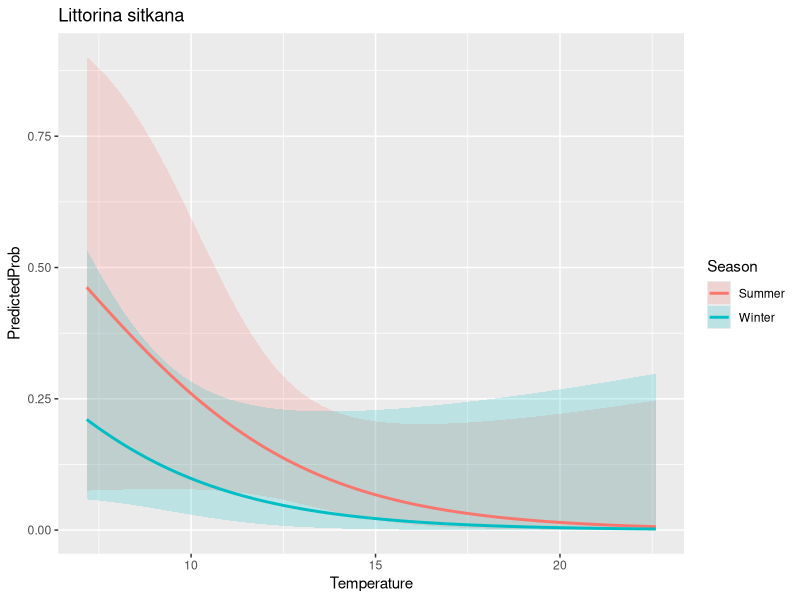

Source code (R):
# ============================================
# BENTHIC SPECIES LOGISTIC REGRESSION MODELS for PRESENCE/ABSENCE 
# Joe's first attempt 
# Last edited: 05/18/2021
# ============================================
library('tidyverse')
library('dplyr')
library('ggplot2')

# by.sample.species already has technical replicates merged
by.sample.species <- read.csv('../data/by.sample.species.csv')
# all the good environmental data 
events <- read.csv('../data/events.joe.format.csv')

# filter out non-san juan data (comment out later)
SJI.sample.species <- by.sample.species # %>%
  #separate(col=sample, remove=FALSE, into=c("site", "date"), sep = 2) %>%
  #filter(site %in% c('LK','CP','FH')) 

# use all species detected at least once as a base 
# TODO need more practice with pivot_wider and pivot_longer  
presence.absence <- SJI.sample.species %>%
  select(sample, species, nReads) %>%
  pivot_wider(names_from=sample, values_from=nReads, values_fill=list(nReads=0))

presence.absence <- presence.absence %>%  
  pivot_longer(!species, names_to='sample', values_to='nReads') 

presence.absence <- presence.absence %>% 
  mutate(nReads = case_when(nReads == 0 ~ 0, nReads !=0 ~ 1)) %>%
  rename(presence=nReads)

# check to make sure the length of presence.absence makes sense - i think it does
#unique.species <- length(unique(SJI.sample.species$sample))
#unique.samples <- length(unique(SJI.sample.species$species))
#FH.unique.species <- length(unique(FH.sample.species$species))
#print(unique.species*unique.samples)

# connect with environmental data to use as continuous variables
presence.absence <- inner_join(presence.absence, events) 

# create site and date column in addition to "sample" 
presence.absence <- presence.absence %>%
  separate(col=sample, remove=FALSE, into=c("site", "date"), sep = 2) 

# now we can build a beautiful logistic model for every species
xtabsdf <- as.data.frame(xtabs(~ presence + sample, data = presence.absence))
presence.absence$sample <- factor(presence.absence$sample)
presence.absence$species <- factor(presence.absence$species)
presence.absence$site <- factor(presence.absence$site)
presence.absence$Area <- factor(presence.absence$Area)

write.csv(presence.absence,"../data/benthic.presence.absence.csv", row.names = FALSE)
# need list of dataframes for each species to make logit models more manageable 
p.a.species <- list()

# loop through all species, creating a dataframe for each 
for(i in unique(presence.absence$species)) {
  print(i)
  one.species <- presence.absence %>%
    filter(species %in% c(i))
  p.a.species[[i]] <- one.species
  
}

# LOGIT FUNCTION =======================================
# takes species string -> returns logit object
# model takes season(factor), pH(cont) and temperature(cont) as inputs
# TODO make function take independent variables as inputs
# ======================================================
species_logit <- function(species_str){

  mylogit <- glm(presence ~ Season + pH_new + Temperature, data = p.a.species[[species_str]], family = "binomial", maxit=100)
  print(p.a.species[[species_str]])
  
  print(mylogit)
  confint(mylogit)
  
  return(mylogit)
  
  }
# ======================================================

# call the logit function 
test_logit <- species_logit('Littorina sitkana')

# display results 
summary(test_logit)


# VISUAlIZE LOGIT MODEL AS PROBABILITY  ================
# takes logit object and species string as input
# holds pH constant to visualize temp gradient 
# ======================================================
max(presence.absence$Temperature)
min(presence.absence$Temperature)

plot_logit <- function(species_str, test_logit) {
  
  print(confint(test_logit))
  print(exp(cbind(OR = coef(test_logit), confint(test_logit))))
  
  # create range of temps, for both "Summer" and "Winter" factors, hold pH constant  
  newdata2 <- with(p.a.species[[species_str]], data.frame(
                Temperature = rep(seq(from = 7.17, to = 22.6, length.out = 100),2), 
                pH_new = mean(pH_new), 
                Season = factor(rep(c('Summer','Winter'), each = 100))))

  newdata3 <- cbind(newdata2, predict(test_logit, newdata = newdata2, type = "link",
                se = TRUE))

  newdata3 <- within(newdata3, {
    PredictedProb <- plogis(fit)
    LL <- plogis(fit - (1.96 * se.fit))
    UL <- plogis(fit + (1.96 * se.fit))
  })

  head(newdata3)
  
  # plot the output 
  logit_plot <- ggplot(newdata3, aes(x = Temperature, y = PredictedProb)) + geom_ribbon(aes(ymin = LL,
  ymax = UL, fill = Season), alpha = 0.2) + geom_line(aes(colour = Season),
  size = 1) + labs(title=species_str)
  
  return(logit_plot)
  }
# ======================================================

# call the visualize function 
plot_logit('Littorina sitkana', test_logit)

# ======================================================

# TODO so i don't forget 
# gametes/plankton vs adults - eli fish vs shrimp vs crab <- model?
# replicate graph from Terrie's student's published paper for p/a data
# known spawning month for invertebrates nReads 
# habitat depth of detected organisms? 
# replicate interactive app to view relative abundance and community structure
